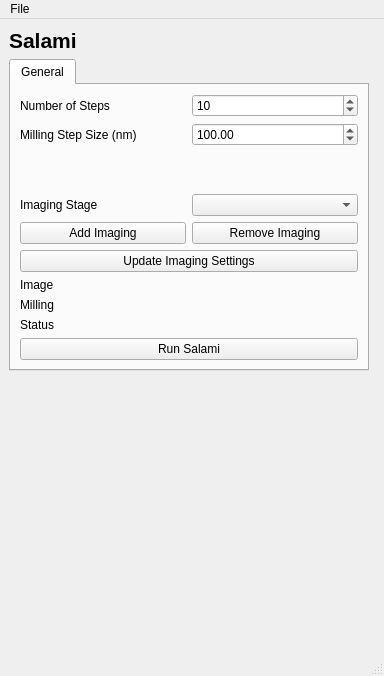
<?xml version="1.0" encoding="UTF-8"?>
<ui version="4.0">
 <class>MainWindow</class>
 <widget class="QMainWindow" name="MainWindow">
  <property name="geometry">
   <rect>
    <x>0</x>
    <y>0</y>
    <width>384</width>
    <height>676</height>
   </rect>
  </property>
  <property name="windowTitle">
   <string>MainWindow</string>
  </property>
  <widget class="QWidget" name="centralwidget">
   <layout class="QGridLayout" name="gridLayout">
    <item row="8" column="0">
     <spacer name="verticalSpacer">
      <property name="orientation">
       <enum>Qt::Vertical</enum>
      </property>
      <property name="sizeHint" stdset="0">
       <size>
        <width>20</width>
        <height>40</height>
       </size>
      </property>
     </spacer>
    </item>
    <item row="0" column="0" colspan="2">
     <widget class="QLabel" name="label_title">
      <property name="font">
       <font>
        <pointsize>16</pointsize>
        <weight>75</weight>
        <bold>true</bold>
       </font>
      </property>
      <property name="text">
       <string>Salami</string>
      </property>
     </widget>
    </item>
    <item row="1" column="0">
     <widget class="QTabWidget" name="tabWidget">
      <property name="currentIndex">
       <number>0</number>
      </property>
      <property name="documentMode">
       <bool>false</bool>
      </property>
      <property name="tabsClosable">
       <bool>false</bool>
      </property>
      <property name="tabBarAutoHide">
       <bool>false</bool>
      </property>
      <widget class="QWidget" name="general">
       <attribute name="title">
        <string>General</string>
       </attribute>
       <layout class="QGridLayout" name="gridLayout_2">
        <item row="8" column="0" colspan="2">
         <widget class="QLabel" name="label_ui_status">
          <property name="text">
           <string>Status</string>
          </property>
         </widget>
        </item>
        <item row="3" column="1">
         <widget class="QComboBox" name="comboBox_imaging"/>
        </item>
        <item row="3" column="0">
         <widget class="QLabel" name="label_imaging_header">
          <property name="text">
           <string>Imaging Stage</string>
          </property>
         </widget>
        </item>
        <item row="4" column="1">
         <widget class="QPushButton" name="pushButton_remove_imaging">
          <property name="text">
           <string>Remove Imaging</string>
          </property>
         </widget>
        </item>
        <item row="1" column="1">
         <widget class="QDoubleSpinBox" name="doubleSpinBox_milling_step_size">
          <property name="maximum">
           <double>5000.000000000000000</double>
          </property>
          <property name="singleStep">
           <double>1.000000000000000</double>
          </property>
          <property name="value">
           <double>100.000000000000000</double>
          </property>
         </widget>
        </item>
        <item row="7" column="0" colspan="2">
         <widget class="QLabel" name="label_milling">
          <property name="text">
           <string>Milling</string>
          </property>
         </widget>
        </item>
        <item row="0" column="1">
         <widget class="QSpinBox" name="spinBox_n_steps">
          <property name="minimum">
           <number>1</number>
          </property>
          <property name="maximum">
           <number>10000</number>
          </property>
          <property name="value">
           <number>10</number>
          </property>
         </widget>
        </item>
        <item row="0" column="0">
         <widget class="QLabel" name="label_n_steps">
          <property name="text">
           <string>Number of Steps</string>
          </property>
         </widget>
        </item>
        <item row="4" column="0">
         <widget class="QPushButton" name="pushButton_add_imaging">
          <property name="text">
           <string>Add Imaging</string>
          </property>
         </widget>
        </item>
        <item row="1" column="0">
         <widget class="QLabel" name="label_milling_step_size">
          <property name="text">
           <string>Milling Step Size (nm)</string>
          </property>
         </widget>
        </item>
        <item row="2" column="0" colspan="2">
         <spacer name="verticalSpacer_2">
          <property name="orientation">
           <enum>Qt::Vertical</enum>
          </property>
          <property name="sizeHint" stdset="0">
           <size>
            <width>20</width>
            <height>40</height>
           </size>
          </property>
         </spacer>
        </item>
        <item row="6" column="0" colspan="2">
         <widget class="QLabel" name="label_imaging">
          <property name="text">
           <string>Image</string>
          </property>
         </widget>
        </item>
        <item row="9" column="0" colspan="2">
         <widget class="QPushButton" name="pushButton">
          <property name="text">
           <string>Run Salami</string>
          </property>
         </widget>
        </item>
        <item row="5" column="0" colspan="2">
         <widget class="QPushButton" name="pushButton_update_imaging">
          <property name="text">
           <string>Update Imaging Settings</string>
          </property>
         </widget>
        </item>
       </layout>
      </widget>
     </widget>
    </item>
   </layout>
  </widget>
  <widget class="QMenuBar" name="menubar">
   <property name="geometry">
    <rect>
     <x>0</x>
     <y>0</y>
     <width>384</width>
     <height>20</height>
    </rect>
   </property>
   <widget class="QMenu" name="menuFile">
    <property name="title">
     <string>File</string>
    </property>
    <addaction name="actionCreate_Experiment"/>
    <addaction name="actionLoad_Experiment"/>
    <addaction name="actionSave_Protocol"/>
    <addaction name="actionLoad_Protocol"/>
   </widget>
   <addaction name="menuFile"/>
  </widget>
  <widget class="QStatusBar" name="statusbar"/>
  <action name="actionCreate_Experiment">
   <property name="text">
    <string>Create Experiment</string>
   </property>
  </action>
  <action name="actionLoad_Experiment">
   <property name="text">
    <string>Load Experiment</string>
   </property>
  </action>
  <action name="actionLoad_Protocol">
   <property name="text">
    <string>Load Protocol</string>
   </property>
  </action>
  <action name="actionSave_Protocol">
   <property name="text">
    <string>Save Protocol</string>
   </property>
  </action>
 </widget>
 <resources/>
 <connections/>
</ui>
